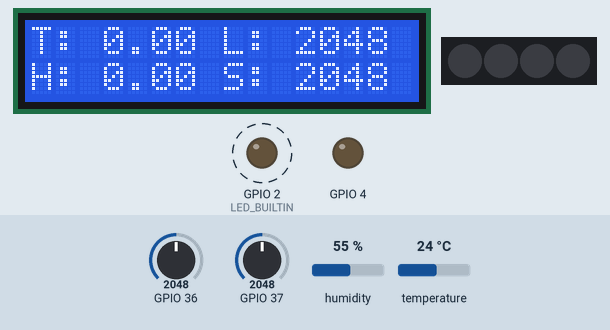
Bench run of a sketch on a simulated ESP32. On the bench: 16×2 character LCD, 4 RGB LEDs in strip order, left to right, output pins drawn as LEDs (lit = HIGH). Dashed ring = blinking. Inputs (shaded band) come from the test bench; at power-on: GPIO 37 = 2048, GPIO 36 = 2048, humidity 55 %, temperature 24 °C. WiFi joins after 1.5 s; servers stay silent unless stated; no MQTT or app messages arrive unless stated; what the sketch prints to the serial monitor is not drawn.

Above: at 3.2 s.
3.3 s: GPIO 37 set to 368
At 7.2 s:
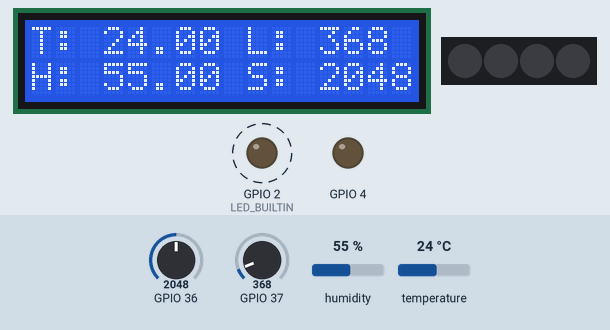
7.3 s: GPIO 37 set to 322
At 8.8 s:
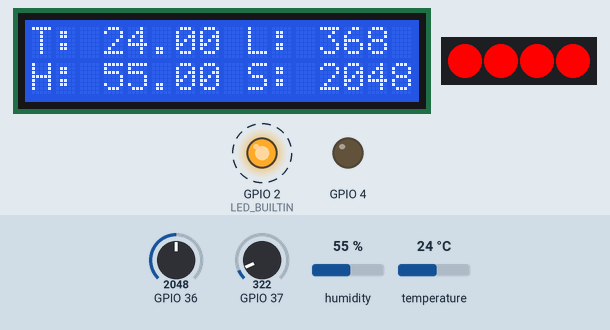
11.3 s: GPIO 36 set to 52
At 13.7 s:
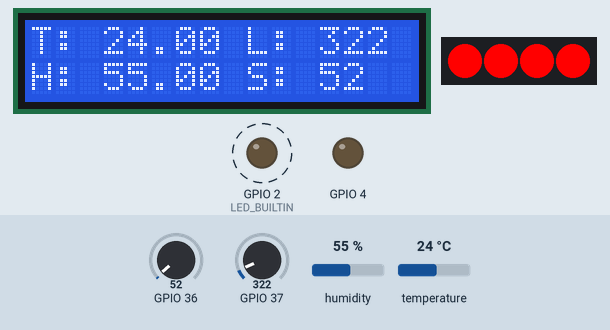
14.5 s: GPIO 36 set to 47
At 16.8 s:
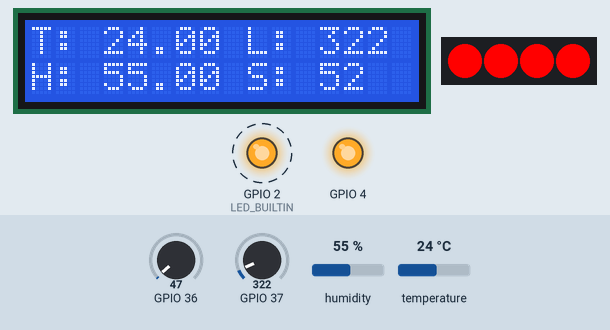
18.5 s: humidity set to 22 %
At 22.4 s:
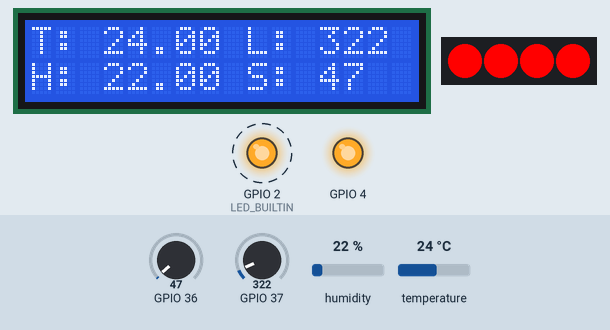
22.5 s: GPIO 37 set to 510
24.5 s: GPIO 37 set to 609
At 26.8 s:
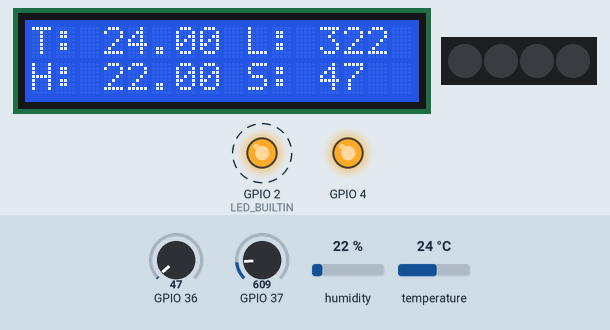
Timing chart, 0 to 29.5 s (numbered marks = the images above; inputs shaded):
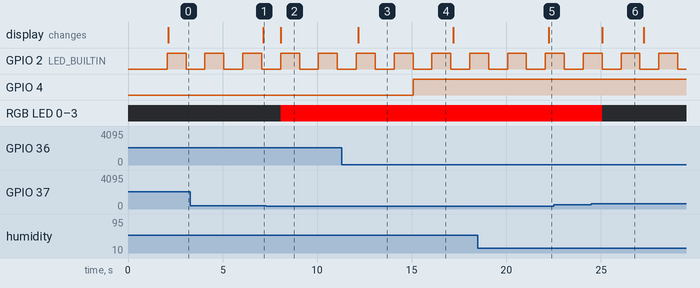

Measured:
- the behaviour switches between 350 and 349 on GPIO 37 (found by bisection; images 1 and 2)
- the behaviour switches between 50 and 49 on GPIO 36 (found by bisection; images 3 and 4)
- the behaviour switches between 550 and 551 on GPIO 37 (found by bisection; images 5 and 6)
- after the input at 3.3 s, the display: changes after 3.8 s (image 1)
- after the input at 7.3 s, RGB LED 0–3: off → RGB(255, 0, 0) after 0.78 s
- after the input at 11.3 s, the display: changes after 0.87 s (image 3)
- after the input at 14.5 s, GPIO 4: LOW → HIGH after 0.58 s
- after the input at 18.5 s, the display: changes after 3.7 s (image 5)

The sketch:

main.ino
```cpp
#include <Adafruit_NeoPixel.h>
#include <DHT20.h>
#include <LiquidCrystal_I2C.h>
#include <WiFi.h>
#include "Adafruit_MQTT.h"
#include "Adafruit_MQTT_Client.h"

#define WLAN_SSID "ALAN"
#define WLAN_PASS "0123456789"
#define AIO_SERVER      "io.adafruit.com"
#define AIO_SERVERPORT  1883
#define AIO_USERNAME    ""
#define AIO_KEY         ""

// #define OHS_SERVER      "mqtt.ohstem.vn"
// #define OHS_SERVERPORT  1883
// #define OHS_USERNAME    "abcd0386433465"
// #define OHS_KEY         "12345678"

// #define BKTK_SERVER      "mqttserver.tk"
// #define BKTK_SERVERPORT  1883
// #define BKTK_USERNAME    "innovation"
// #define BKTK_KEY         "Innovation_RgPQAZoA5N"

WiFiClient client;
Adafruit_MQTT_Client mqtt(&client, AIO_SERVER, AIO_SERVERPORT, AIO_USERNAME, AIO_KEY);
//Adafruit_MQTT_Client mqtt(&client, OHS_SERVER, OHS_SERVERPORT, OHS_USERNAME, OHS_USERNAME, OHS_KEY);
//Adafruit_MQTT_Client mqtt(&client, BKTK_SERVER, BKTK_SERVERPORT, BKTK_USERNAME, BKTK_USERNAME, BKTK_KEY);

/****************************** Feeds ***************************************/

// Setup a feed called 'time' for subscribing to current time
//Adafruit_MQTT_Subscribe timefeed = Adafruit_MQTT_Subscribe(&mqtt, "time/seconds");

// Setup a feed called 'slider' for subscribing to changes on the slider
//Adafruit_MQTT_Subscribe slider = Adafruit_MQTT_Subscribe(&mqtt, AIO_USERNAME "/feeds/slider", MQTT_QOS_1);

// Setup a feed called 'onoff' for subscribing to changes to the button
Adafruit_MQTT_Subscribe nutnhanmaybom = Adafruit_MQTT_Subscribe(&mqtt, AIO_USERNAME "/feeds/nutnhan-maybom", MQTT_QOS_1);
Adafruit_MQTT_Subscribe nutnhanden = Adafruit_MQTT_Subscribe(&mqtt, AIO_USERNAME "/feeds/nutnhan-den", MQTT_QOS_1);
//Adafruit_MQTT_Subscribe onoffbutton = Adafruit_MQTT_Subscribe(&mqtt, OHS_USERNAME "/feeds/V1", MQTT_QOS_1);

// Setup a feed called 'photocell' for publishing.
Adafruit_MQTT_Publish cambiennhietdo = Adafruit_MQTT_Publish(&mqtt, AIO_USERNAME "/feeds/nhietdo");
Adafruit_MQTT_Publish cambiendoam = Adafruit_MQTT_Publish(&mqtt, AIO_USERNAME "/feeds/doam");
Adafruit_MQTT_Publish cambiendoamdat = Adafruit_MQTT_Publish(&mqtt, AIO_USERNAME "/feeds/doamdat");
Adafruit_MQTT_Publish cambienanhsang = Adafruit_MQTT_Publish(&mqtt, AIO_USERNAME "/feeds/anhsang");
//Adafruit_MQTT_Publish sensory = Adafruit_MQTT_Publish(&mqtt, OHS_USERNAME "/feeds/V20");

// Define your tasks here
void TaskBlink(void *pvParameters);
void TaskTemperatureHumidity(void *pvParameters);
void TaskSoilMoistureAndRelay(void *pvParameters);
void TaskLightAndLED(void *pvParameters);
void TaskLCDandMQTT(void *pvParameters);

//Define your components here
Adafruit_NeoPixel pixels3(4, D5, NEO_GRB + NEO_KHZ800);
DHT20 dht20;
LiquidCrystal_I2C lcd(33,16,2);

// Define variable
float nhietdo, doam;
uint32_t anhsang, doamdat;

void slidercallback(double x) {
  Serial.print("Hey we're in a slider callback, the slider value is: ");
  Serial.println(x);
}

void onoffcallback(char *data, uint16_t len) {
  Serial.print("Hey we're in a onoff callback, the button value is: ");
  Serial.println(data);
}

void MQTT_connect() {
  int8_t ret;

  // Stop if already connected.
  if (mqtt.connected()) {
    return;
  }

  Serial.print("Connecting to MQTT... ");

  uint8_t retries = 3;
  while ((ret = mqtt.connect()) != 0) { // connect will return 0 for connected
    Serial.println(mqtt.connectErrorString(ret));
    Serial.println("Retrying MQTT connection in 10 seconds...");
    mqtt.disconnect();
    delay(10000);  // wait 10 seconds
    retries--;
    if (retries == 0) {
      // basically die and wait for WDT to reset me
      while (1);
    }
  }
  Serial.println("MQTT Connected!");
}

void setup() {

  // Initialize serial communication at 115200 bits per second:
  Serial.begin(115200);


  dht20.begin();
  lcd.begin();
  pixels3.begin();


  WiFi.begin(WLAN_SSID, WLAN_PASS);
  delay(2000);

  while (WiFi.status() != WL_CONNECTED) {
    delay(500);
    Serial.print(".");
  }
  Serial.println();
  Serial.print("IP address: ");
  Serial.println(WiFi.localIP());
  //slider.setCallback(slidercallback);
  nutnhanmaybom.setCallback(onoffcallback);
  nutnhanden.setCallback(onoffcallback);
  //mqtt.subscribe(&slider);
  mqtt.subscribe(&nutnhanmaybom);
  mqtt.subscribe(&nutnhanden);


  xTaskCreate( TaskBlink, "Task Blink" ,2048  ,NULL  ,2 , NULL);
  xTaskCreate( TaskTemperatureHumidity, "Task Temperature" ,2048  ,NULL  ,2 , NULL);
  xTaskCreate( TaskSoilMoistureAndRelay, "Task Soild Relay" ,2048  ,NULL  ,2 , NULL);
  xTaskCreate( TaskLightAndLED, "Task Light LED" ,2048  ,NULL  ,2 , NULL);
  xTaskCreate( TaskLightAndLED, "Task Light LED" ,2048  ,NULL  ,2 , NULL);
  xTaskCreate( TaskLCDandMQTT, "Task LCD and MQTT" ,2048  ,NULL  ,2 , NULL);

  //Now the task scheduler is automatically started.
  Serial.printf("Basic Multi Threading Arduino Example\n");


}
int pubCount = 0;
void loop() {
  MQTT_connect();
  mqtt.processPackets(10000);
  if(! mqtt.ping()) {
    mqtt.disconnect();
  }
}


/*--------------------------------------------------*/
/*---------------------- Tasks ---------------------*/
/*--------------------------------------------------*/


void TaskBlink(void *pvParameters) {  // This is a task.
  //uint32_t blink_delay = *((uint32_t *)pvParameters);

  // initialize digital LED_BUILTIN on pin 13 as an output.
  pinMode(LED_BUILTIN, OUTPUT);


  while(1) {


    digitalWrite(LED_BUILTIN, HIGH);  // turn the LED ON
    delay(1000);
    digitalWrite(LED_BUILTIN, LOW);  // turn the LED OFF
    delay(1000);


  }
}


void TaskTemperatureHumidity(void *pvParameters) {  // This is a task.
  //uint32_t blink_delay = *((uint32_t *)pvParameters);

  while(1) {
    //Serial.println("Task Temperature and Humidity");
    dht20.read();
    nhietdo = dht20.getTemperature();
    doam = dht20.getHumidity();

    // Lam them chuc nang o day ...

    delay(1000                          );
  }
}

void TaskSoilMoistureAndRelay(void *pvParameters) {  // This is a task.
  //uint32_t blink_delay = *((uint32_t *)pvParameters);

  pinMode(D3, OUTPUT);

  while(1) {
    //Serial.println("Task Soild and Relay");
    //Serial.println(analogRead(A0));
    doamdat = analogRead(A0);
    if(doamdat > 500){
      digitalWrite(D3, LOW);
    }
    if(doamdat < 50){
      digitalWrite(D3, HIGH);
    }
    delay(1000);
  }
}


void TaskLightAndLED(void *pvParameters) {  // This is a task.
  //uint32_t blink_delay = *((uint32_t *)pvParameters);

  while(1) {
    anhsang = analogRead(A1);
    if(anhsang < 350){
      pixels3.setPixelColor(0, pixels3.Color(255,0,0));
      pixels3.setPixelColor(1, pixels3.Color(255,0,0));
      pixels3.setPixelColor(2, pixels3.Color(255,0,0));
      pixels3.setPixelColor(3, pixels3.Color(255,0,0));
      pixels3.show();
    }
    if(anhsang > 550){
      pixels3.setPixelColor(0, pixels3.Color(0,0,0));
      pixels3.setPixelColor(1, pixels3.Color(0,0,0));
      pixels3.setPixelColor(2, pixels3.Color(0,0,0));
      pixels3.setPixelColor(3, pixels3.Color(0,0,0));
      pixels3.show();
    }
    delay(1000);
  }
}

void TaskLCDandMQTT(void *pvParameters) {

  int i = 0;
  while(1) {
    lcd.clear();
    lcd.setCursor(0, 0);
    lcd.print("T: ");
    lcd.print(nhietdo);
    lcd.print(" L: ");
    lcd.print(anhsang);
    lcd.setCursor(0, 1);
    lcd.print("H: ");
    lcd.print(doam);
    lcd.print(" S: ");
    lcd.print(doamdat);

    i++;
    if (i > 2) {
      if (cambiennhietdo.publish(nhietdo)
      && cambiendoam.publish(doam)
      && cambienanhsang.publish(anhsang)
      && cambiendoamdat.publish(doamdat)) {
        Serial.println(F("Published successfully!!"));
      }
      i = 0;
    }
    delay(5000);
  }

}
```
